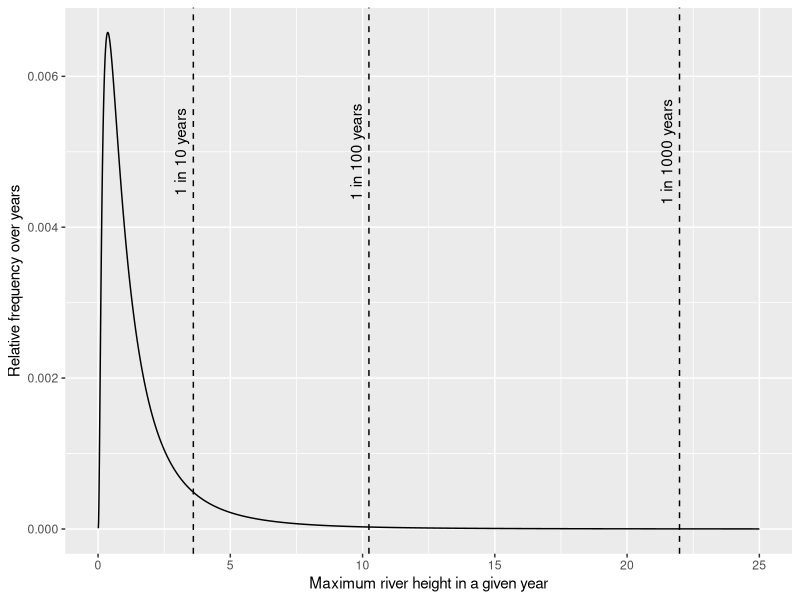
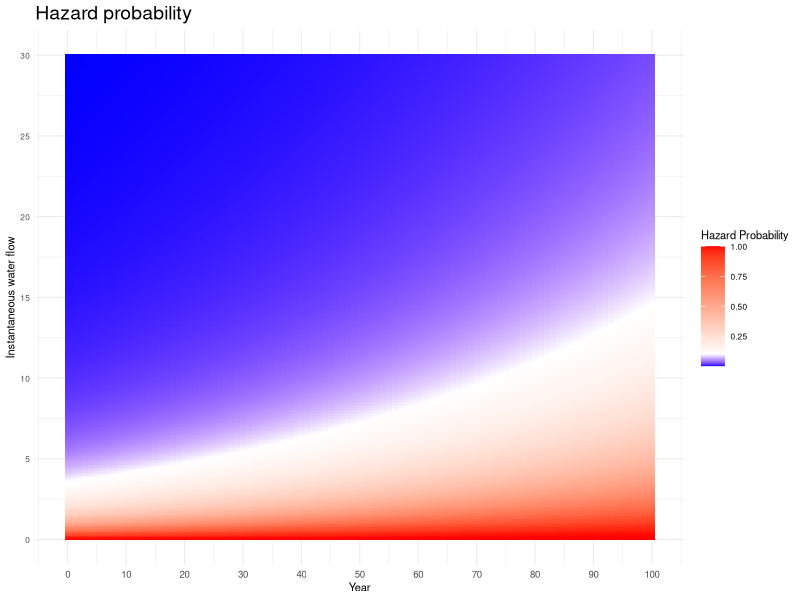
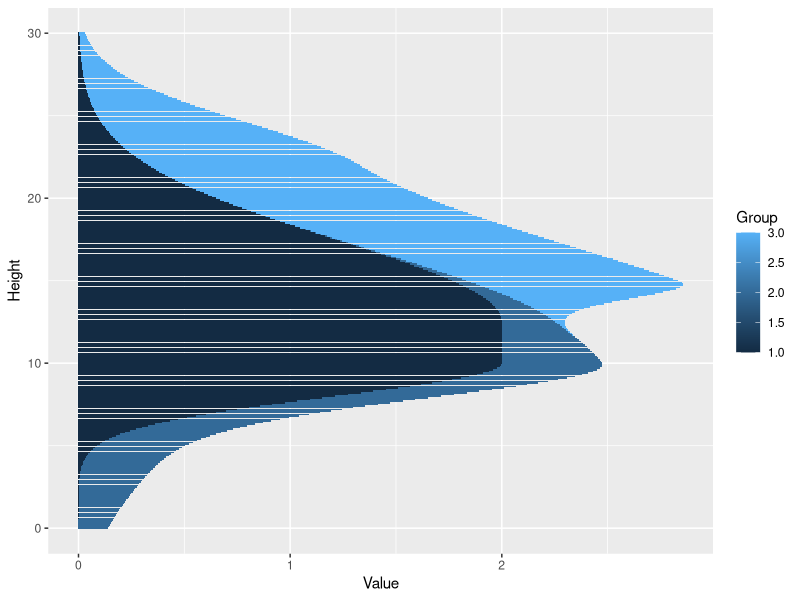
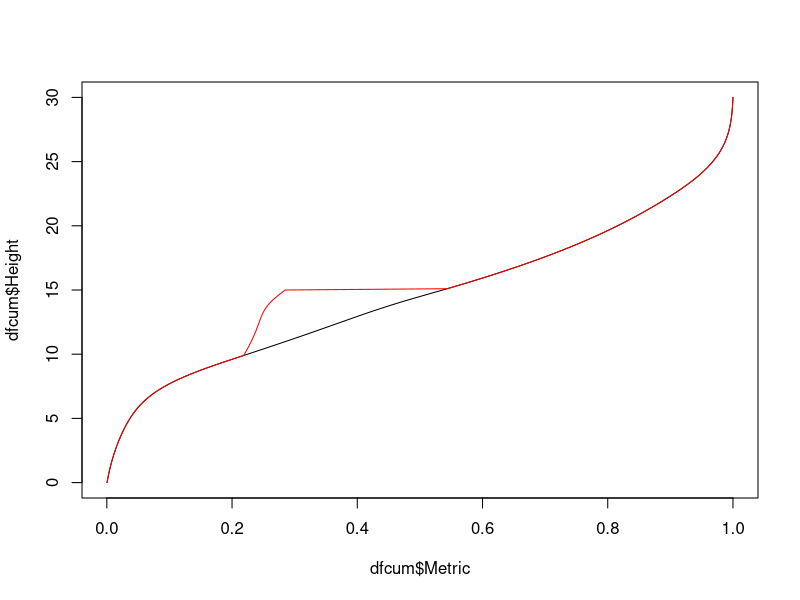
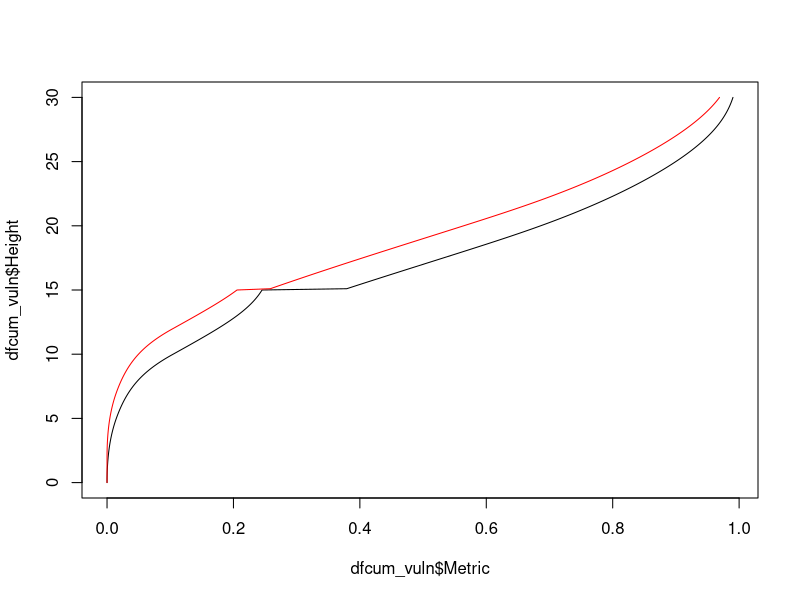
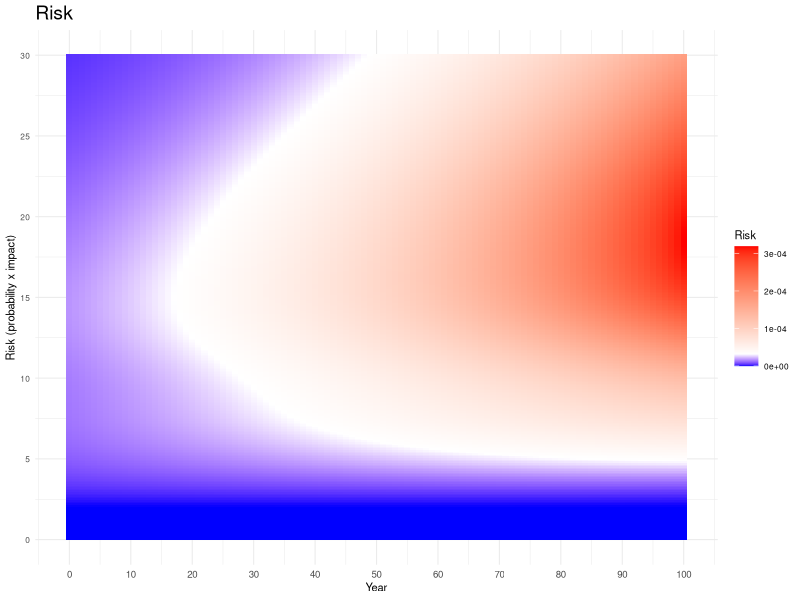
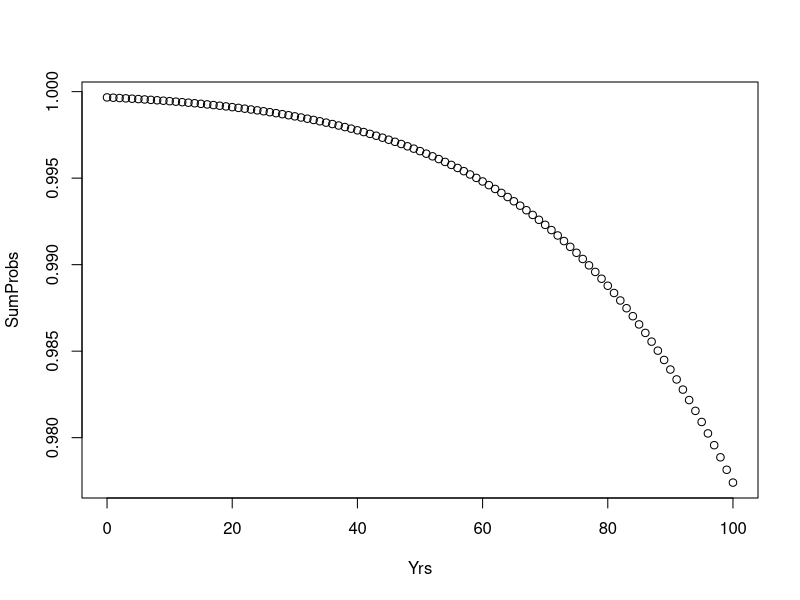
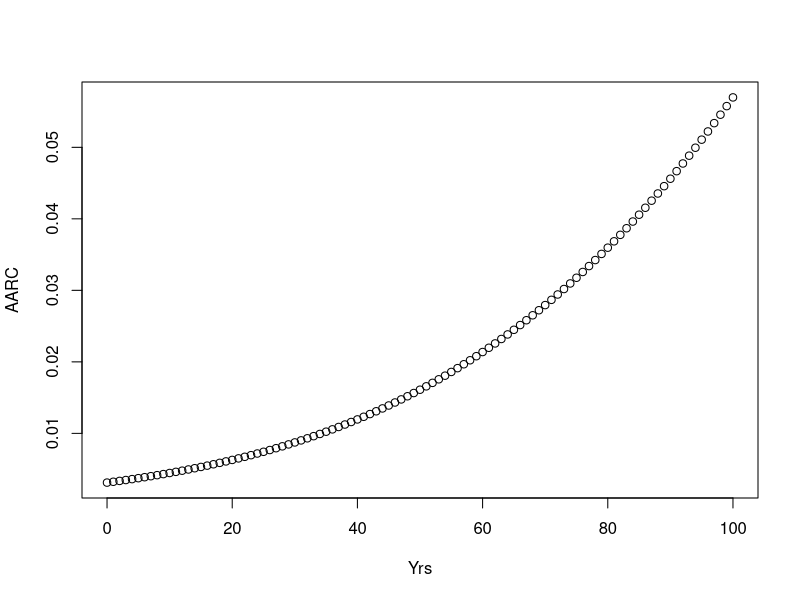

Source code (R) for these figures, in order:
## ---- chunk 1
knitr::opts_chunk$set(echo = TRUE)
library(bookdown)
library(ggplot2)
library(viridis)
## ---- chunk 2
wHeight<-seq(0.01,25,0.01)
wPD<-dlnorm(wHeight,0,1)
wPD<-wPD/sum(wPD)
dfW<-data.frame(Height=wHeight,PD=wPD)

p<-ggplot(dfW, aes(x=Height,y=PD))+geom_line()
p<-p+geom_vline(xintercept=qlnorm(c(0.9,0.99,0.999),0,1), linetype="dashed", color="black", linewidth=0.5)
p<-p+annotate(geom = "text", x = qlnorm(c(0.9,0.99,0.999),0,1)-0.5, y = 0.005, label = c("1 in 10 years","1 in 100 years","1 in 1000 years"), color = "black",
             angle = 90)
p<-p+labs(x="Maximum river height in a given year", y="Relative frequency over years")
p

# ggsave("WaterHeightPdf.pdf", p)
## ---- chunk 3
wHtBaseMed<-0
wHtBaseSD <-1
dCCmed_p_decade<-0.14
dCCSD_p_decade<-0.
nYrs<-100
maxHeight<-30
HeightInterval<-0.1

hts<-seq(0,maxHeight,HeightInterval)
df_H<-do.call(rbind,lapply(seq(0,nYrs,1),function(t,med,sd,dmed,dsd,q,htint){
    ymed<-med+t/10*dmed
    ysd<-sd+t/10*dsd
    Hlo<-q-htint/2
    Hhi<-q+htint/2
    pHlo<-plnorm(Hlo,ymed,ysd)
    pHhi<-plnorm(Hhi,ymed,ysd)
    
    return(data.frame(x=rep(t,length(q)),y=q,z=(1-plnorm(q,ymed,ysd)),pEvent=(pHhi-pHlo)))
      },wHtBaseMed,wHtBaseSD,dCCmed_p_decade,dCCSD_p_decade,hts,HeightInterval))
# df$z[df$z<0.005]<-NA

p <-ggplot(df_H,aes(x=x,y=y,fill=z))+
  geom_tile() + #height=1.1,width=1.1) + 
   scale_fill_gradientn(name="Hazard Probability",colours=c("blue","white","red"),values=c(0,0.1,1))
p <-p + scale_y_continuous(breaks =seq(0,maxHeight,5))
p <-p + scale_x_continuous(breaks =seq(0,nYrs,10))
p <-p + theme_minimal(base_size = 8)
p <-p + labs(title= "Hazard probability", x="Year", y="Instantaneous water flow")
p <-p + theme(legend.position = "right")+
  theme(plot.title=element_text(size = 14))+
  theme(axis.text.y=element_text(size=6)) +
  theme(strip.background = element_rect(colour="white"))+
  theme(plot.title=element_text(hjust=0))+
  theme(axis.ticks=element_blank())+
  theme(axis.text=element_text(size=7))+
  theme(legend.title=element_text(size=8))+
  theme(legend.text=element_text(size=6))
 p
#ggsave("HazardProbability.pdf", p)
## ---- chunk 4
# function returns a relevant metric given a maximum river height
fMetricGivenRiverHeight<-function(h    # the height of the river
                                 ,hts  # vector of river heights
                                 ,df   # df (Group, Height, Value)
                                 ,Levee=NULL
                                 ,Vuln=NULL
                                 ,doLevee   =FALSE    # logical - add levee into calculations of proportion exposed
                                 ,doVuln    =FALSE
    ){
    hts<-hts[hts<=h]
    htValue<-unlist(lapply(hts,function(h,df){sum(df[df$Height==h,"Value"])},df))
    TotalValue<-sum(df$Value)
    if(doLevee){
        if(h<=Levee$MaxHt) {
        df$Value[df$Height>=Levee$MinHt & df$Height<=Levee$MaxHt &
                        df$Group==Levee$Group]<-(1-Levee$pcGrp)*df$Value[df$Height>=Levee$MinHt &
                                                                                     df$Height<=Levee$MaxHt &
                                                                                     df$Group==Levee$Group]
        htValue<-unlist(lapply(hts[hts<=h],function(h,df){sum(df[df$Height==h,"Value"])},df))
        }
    }
    if(doVuln){
      V<-((h-hts)-Vuln$htV0)/(Vuln$htV1-Vuln$htV0)
      V[V<0]<-0
      V[V>1]<-1
      htValue<-htValue*V
    }
    return(data.frame(Height=h,Metric=sum(htValue)/TotalValue))

} # end function



npdf<-function(lmn,lsd,rmn,rsd,q){
  lpd<-dnorm(q[q<lmn],lmn,lsd)/dnorm(lmn,lmn,lsd)
  rpd<-dnorm(q[q>rmn],rmn,rsd)/dnorm(rmn,rmn,rsd)
  cpd<-q[q>=lmn & q<=rmn]^0
  pd<-c(lpd,cpd,rpd)
  return(pd/max(pd))
}

seGrp1<-npdf(lmn=10,lsd=2,rmn=12.5,rsd=5,q=hts)*2
seGrp2<-npdf(lmn= 8,lsd=5,rmn=9,rsd=3,q=hts)*0.5
seGrp3<-npdf(lmn=15,lsd=1,rmn=22,rsd=3,q=hts)

df_grps<-data.frame(Group=do.call(c,lapply(c(1:3),function(g,h){rep(g,length(h))},hts)),Height=rep(hts,3),Value=c(seGrp1,seGrp2,seGrp3))
p <- ggplot(df_grps)
p<- p + geom_col(aes(x=Height, y=Value, fill=Group))
p<- p+  coord_flip() # make it horizontal
p

#ggsave("Exposure.pdf", p)


# building levee 5m high at 10m height contour around a percentage of Group 1 (constant across height)
# note that cumulative exposed value is less the levee up to height of levee, 
# after which it returns to absent levee values 
Levee<-list(MinHt = 10
           ,MaxHt = 15
           ,Group = 1
           ,pcGrp = 1  # percentage protected by levee
           ) # end list

dfcum<-do.call(rbind,lapply(hts,fMetricGivenRiverHeight,hts,df_grps))  
dfcum_levee<-do.call(rbind,lapply(hts,fMetricGivenRiverHeight,hts,df_grps,Levee=Levee,doLevee=TRUE))  


plot(dfcum$Metric,dfcum$Height,type="l")
lines(dfcum_levee$Metric,dfcum_levee$Height,col="red")

## ---- chunk 5
Vuln<-list( htV0 = 0   # meters above a river height
           ,htV1 = 5)

dfcum_vuln<-do.call(rbind,lapply(hts,fMetricGivenRiverHeight,hts,df_grps,Levee=Levee,Vuln=Vuln,doLevee=TRUE,doVuln=TRUE))
Vuln<-list( htV0 = 2   # meters above a river height
           ,htV1 = 7)
dfcum_vuln_stilts<-do.call(rbind,lapply(hts,fMetricGivenRiverHeight,hts,df_grps,Levee=Levee,Vuln=Vuln,doLevee=TRUE,doVuln=TRUE))
plot(dfcum_vuln$Metric,dfcum_vuln$Height,type="l")
lines(dfcum_vuln_stilts$Metric,dfcum_vuln_stilts$Height,col="red")

## ---- chunk 6
dfVulnNoLevee<-do.call(rbind,lapply(hts,fMetricGivenRiverHeight,hts,df_grps,Vuln=Vuln,doVuln=TRUE))
df_risk<-df_H
df_risk$z<-apply(as.matrix(df_H),1,function(r,i){return(i[i$Height==r[2],"Metric"]*r[4])},dfVulnNoLevee) # note using the probability for the discrete event and not the cumulative probability


p <-ggplot(df_risk,aes(x=x,y=y,fill=z))+
  geom_tile() + #height=1.1,width=1.1) + 
   scale_fill_gradientn(name="Risk",colours=c("blue","white","red"),values=c(0,0.1,1))
p <-p + scale_y_continuous(breaks =seq(0,maxHeight,5))
p <-p + scale_x_continuous(breaks =seq(0,nYrs,10))
p <-p + theme_minimal(base_size = 8)
p <-p + labs(title= "Risk", x="Year", y="Risk (probability x impact)")
p <-p + theme(legend.position = "right")+
  theme(plot.title=element_text(size = 14))+
  theme(axis.text.y=element_text(size=6)) +
  theme(strip.background = element_rect(colour="white"))+
  theme(plot.title=element_text(hjust=0))+
  theme(axis.ticks=element_blank())+
  theme(axis.text=element_text(size=7))+
  theme(legend.title=element_text(size=8))+
  theme(legend.text=element_text(size=6))
 p
#ggsave("Risk.pdf", p)

## ---- chunk 7

Yrs<-unique(df_risk$x)
SumProbs<-unlist(lapply(Yrs,function(y,h){sum(h[h$x==y,"pEvent"])},df_H))
plot(Yrs,SumProbs)

AARC<-unlist(lapply(seq(1,length(Yrs),1),function(i,y,r,denom){sum(r[r$x==y[i],"z"])/denom[i]},Yrs,df_risk,SumProbs))
plot(Yrs,AARC)
